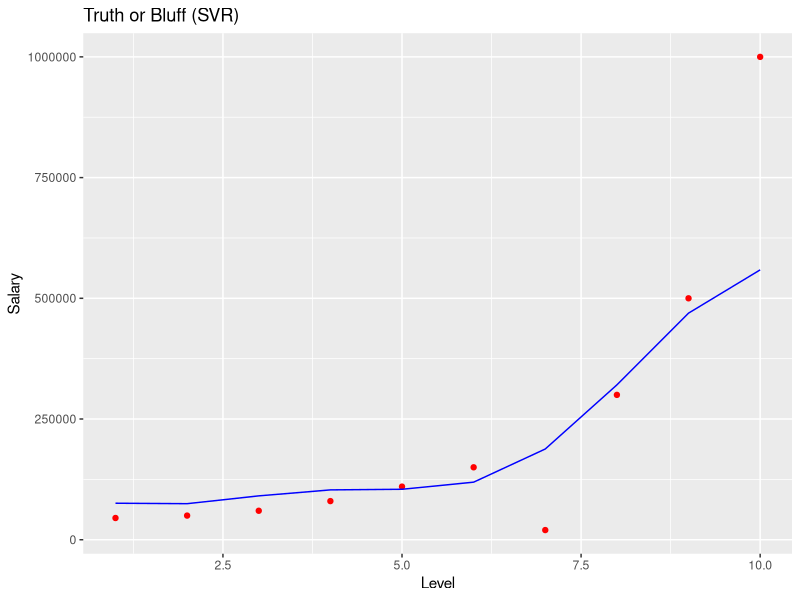
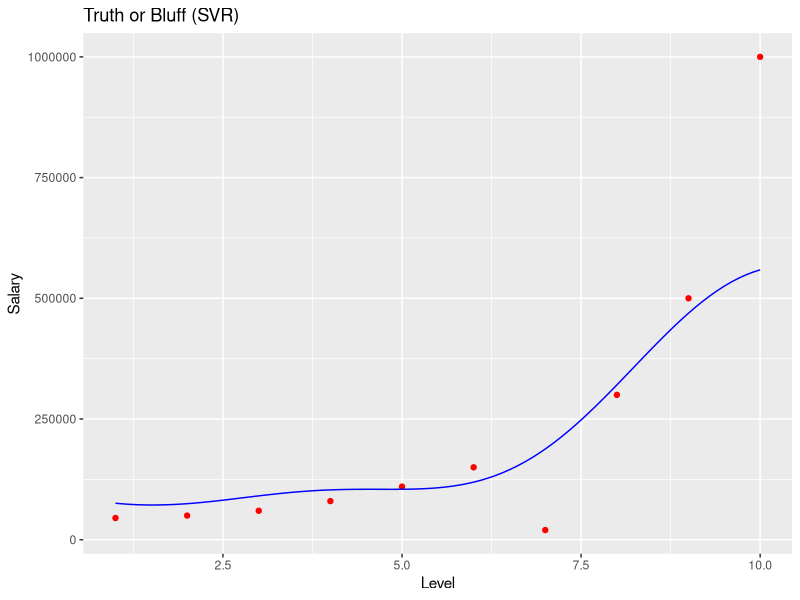

These charts were generated, in order, by the following R code:
# SVR

# Importing the dataset
dataset = read.csv('Position_Salaries.csv')
dataset = dataset[2:3]

# Splitting the dataset into the Training set and Test set (Using whole dataset for ACCURATE prediction)
# # install.packages('caTools')
# library(caTools)
# set.seed(123)
# split = sample.split(dataset$Salary, SplitRatio = 2/3)
# training_set = subset(dataset, split == TRUE)
# test_set = subset(dataset, split == FALSE)

# Feature Scaling
# training_set = scale(training_set)
# test_set = scale(test_set)

# Fitting SVR to the dataset
# install.packages('e1071')
library(e1071)
regressor = svm(formula = Salary ~ .,
                data = dataset,
                type = 'eps-regression', #eps for regression, C for classification
                kernel = 'radial')

# Predicting a new result
y_pred = predict(regressor, data.frame(Level = 6.5))

# Visualising the SVR results
# install.packages('ggplot2')
library(ggplot2)
ggplot() +
  geom_point(aes(x = dataset$Level, y = dataset$Salary),
             colour = 'red') +
  geom_line(aes(x = dataset$Level, y = predict(regressor, newdata = dataset)),
            colour = 'blue') +
  ggtitle('Truth or Bluff (SVR)') +
  xlab('Level') +
  ylab('Salary')

# Visualising the SVR results (for higher resolution and smoother curve)
# install.packages('ggplot2')
library(ggplot2)
x_grid = seq(min(dataset$Level), max(dataset$Level), 0.1)
ggplot() +
  geom_point(aes(x = dataset$Level, y = dataset$Salary),
             colour = 'red') +
  geom_line(aes(x = x_grid, y = predict(regressor, newdata = data.frame(Level = x_grid))),
            colour = 'blue') +
  ggtitle('Truth or Bluff (SVR)') +
  xlab('Level') +
  ylab('Salary')

# Polynomial Linear Regression actually went till the last point. 
# But we get better prediction with SVR
# SVR in R does not require splitting of train-test data and Feature Scaling with inverse transform.